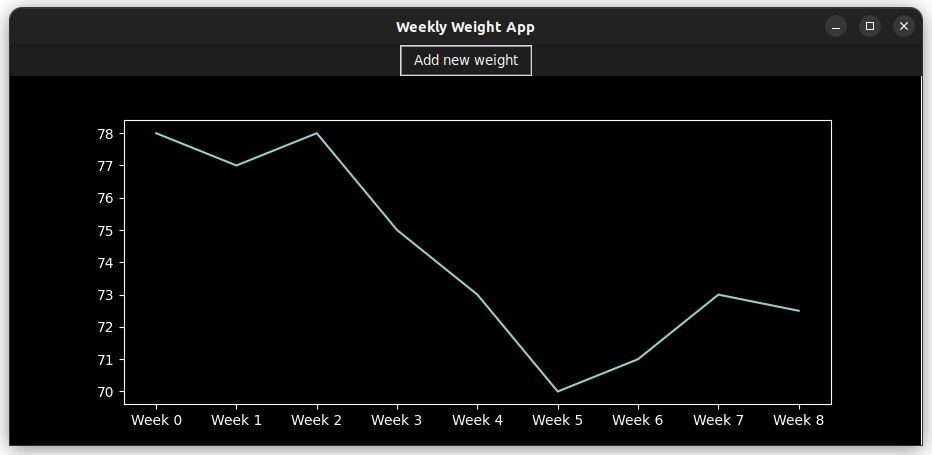

Generate this figure with Python:
## pip install matplotlib
## sudo apt install python3-pil.imagetk


##---------------------------------------------------------------------------##
# IMPORTS
from tkinter import *
from tkinter import simpledialog
import matplotlib.pyplot as plt
from matplotlib.backends.backend_tkagg import FigureCanvasTkAgg as TkCanvas


##---------------------------------------------------------------------------##
# CONSTANTS
BACK_COLOR = "#1e1e1e"
FORE_COLOR = "#fefefe"


##---------------------------------------------------------------------------##
# MUTABLES
weights = [78, 77, 78, 75, 73, 70]


##---------------------------------------------------------------------------##
# CONFIGURATIONS
plt.style.use("dark_background")


##---------------------------------------------------------------------------##
# Functions
def add():
    weights.append(simpledialog.askfloat("New Weight", "Enter your new weight"))
    clear()
    plot()


canvas: TkCanvas = None
figure: plt.Figure = None


def plot():
    global canvas, figure
    figure = plt.Figure(dpi=100)
    canvas = TkCanvas(figure, window)
    canvas.get_tk_widget().pack(fill="both", expand=True)
    ax = figure.add_subplot()
    ax.plot(["Week " + str(x) for x in range(len(weights))], weights)
    canvas.draw()


def clear():
    global canvas, figure
    canvas.get_tk_widget().pack_forget()
    #del canvas
    del figure


##---------------------------------------------------------------------------##
# APPLICATION
window = Tk()
window.geometry("600x400")
window.title("Weekly Weight App")
window.config(background=BACK_COLOR)


btn = Button(window, text="Add new weight", command=add)
btn.config(background=BACK_COLOR)
btn.config(foreground=FORE_COLOR)
btn.pack()
plot()


##---------------------------------------------------------------------------##
# MAIN LOOP
window.mainloop()
